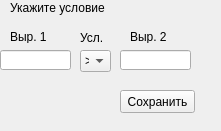
    <widget class="QWidget" name="page_2">
     <property name="geometry">
      <rect>
       <x>0</x>
       <y>0</y>
       <width>221</width>
       <height>131</height>
      </rect>
     </property>
     <attribute name="label">
      <string>if</string>
     </attribute>
     <widget class="QLabel" name="label_5">
      <property name="geometry">
       <rect>
        <x>10</x>
        <y>0</y>
        <width>101</width>
        <height>16</height>
       </rect>
      </property>
      <property name="text">
       <string>Укажите условие</string>
      </property>
     </widget>
     <widget class="QLineEdit" name="lineEdit_3">
      <property name="geometry">
       <rect>
        <x>0</x>
        <y>50</y>
        <width>71</width>
        <height>20</height>
       </rect>
      </property>
     </widget>
     <widget class="QComboBox" name="comboBox">
      <property name="geometry">
       <rect>
        <x>80</x>
        <y>50</y>
        <width>31</width>
        <height>22</height>
       </rect>
      </property>
      <item>
       <property name="text">
        <string>&gt;</string>
       </property>
      </item>
      <item>
       <property name="text">
        <string>&lt;</string>
       </property>
      </item>
      <item>
       <property name="text">
        <string>=</string>
       </property>
      </item>
      <item>
       <property name="text">
        <string>≥</string>
       </property>
      </item>
      <item>
       <property name="text">
        <string>≥</string>
       </property>
      </item>
      <item>
       <property name="text">
        <string>≠</string>
       </property>
      </item>
     </widget>
     <widget class="QLabel" name="label_7">
      <property name="geometry">
       <rect>
        <x>80</x>
        <y>30</y>
        <width>61</width>
        <height>16</height>
       </rect>
      </property>
      <property name="text">
       <string>Усл.</string>
      </property>
     </widget>
     <widget class="QLineEdit" name="lineEdit_4">
      <property name="geometry">
       <rect>
        <x>120</x>
        <y>50</y>
        <width>71</width>
        <height>20</height>
       </rect>
      </property>
     </widget>
     <widget class="QLabel" name="label_6">
      <property name="geometry">
       <rect>
        <x>10</x>
        <y>30</y>
        <width>47</width>
        <height>13</height>
       </rect>
      </property>
      <property name="text">
       <string>Выр. 1</string>
      </property>
     </widget>
     <widget class="QLabel" name="label_8">
      <property name="geometry">
       <rect>
        <x>130</x>
        <y>30</y>
        <width>47</width>
        <height>13</height>
       </rect>
      </property>
      <property name="text">
       <string>Выр. 2</string>
      </property>
     </widget>
     <widget class="QPushButton" name="pushButton_9">
      <property name="geometry">
       <rect>
        <x>120</x>
        <y>90</y>
        <width>75</width>
        <height>23</height>
       </rect>
      </property>
      <property name="toolTip">
       <string>&lt;html&gt;&lt;head/&gt;&lt;body&gt;&lt;p&gt;Сохранить параметры оператора&lt;/p&gt;&lt;/body&gt;&lt;/html&gt;</string>
      </property>
      <property name="text">
       <string>Сохранить</string>
      </property>
     </widget>
    </widget>
